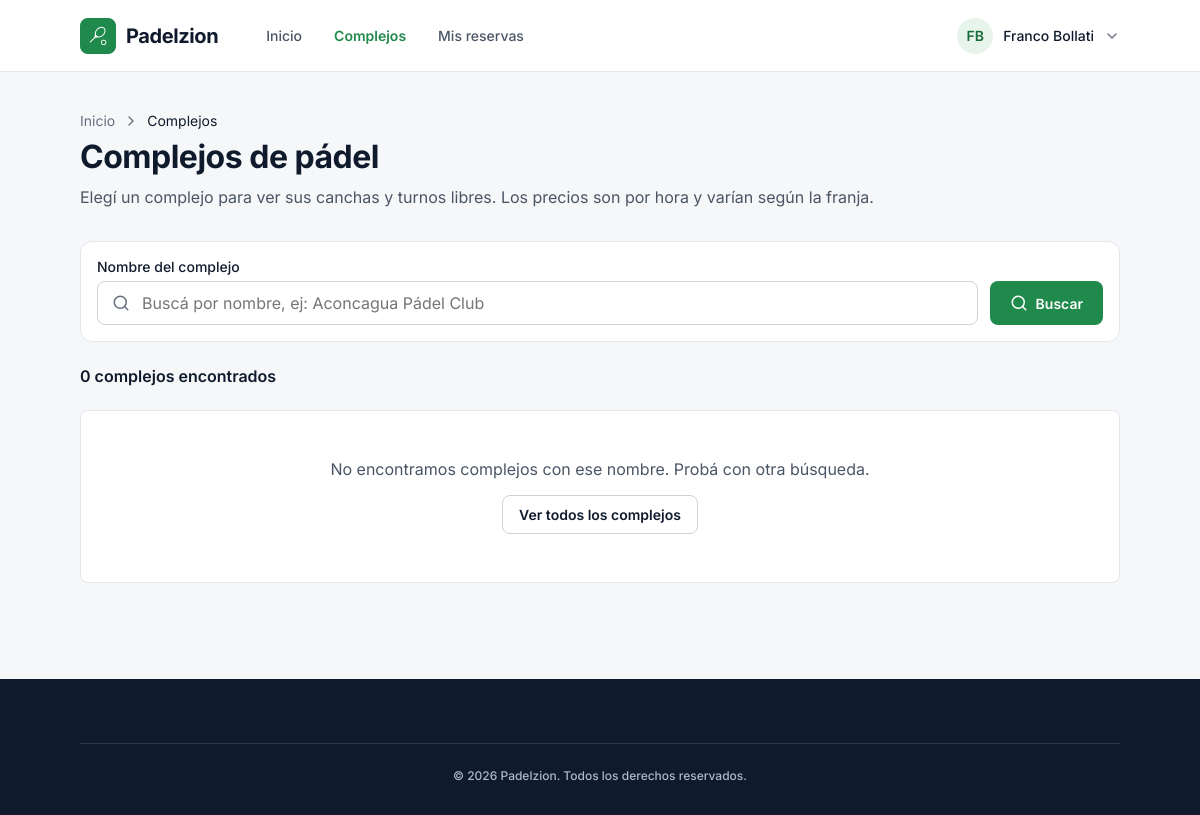
Page /complejos.php (signed in) on the earlier database version.
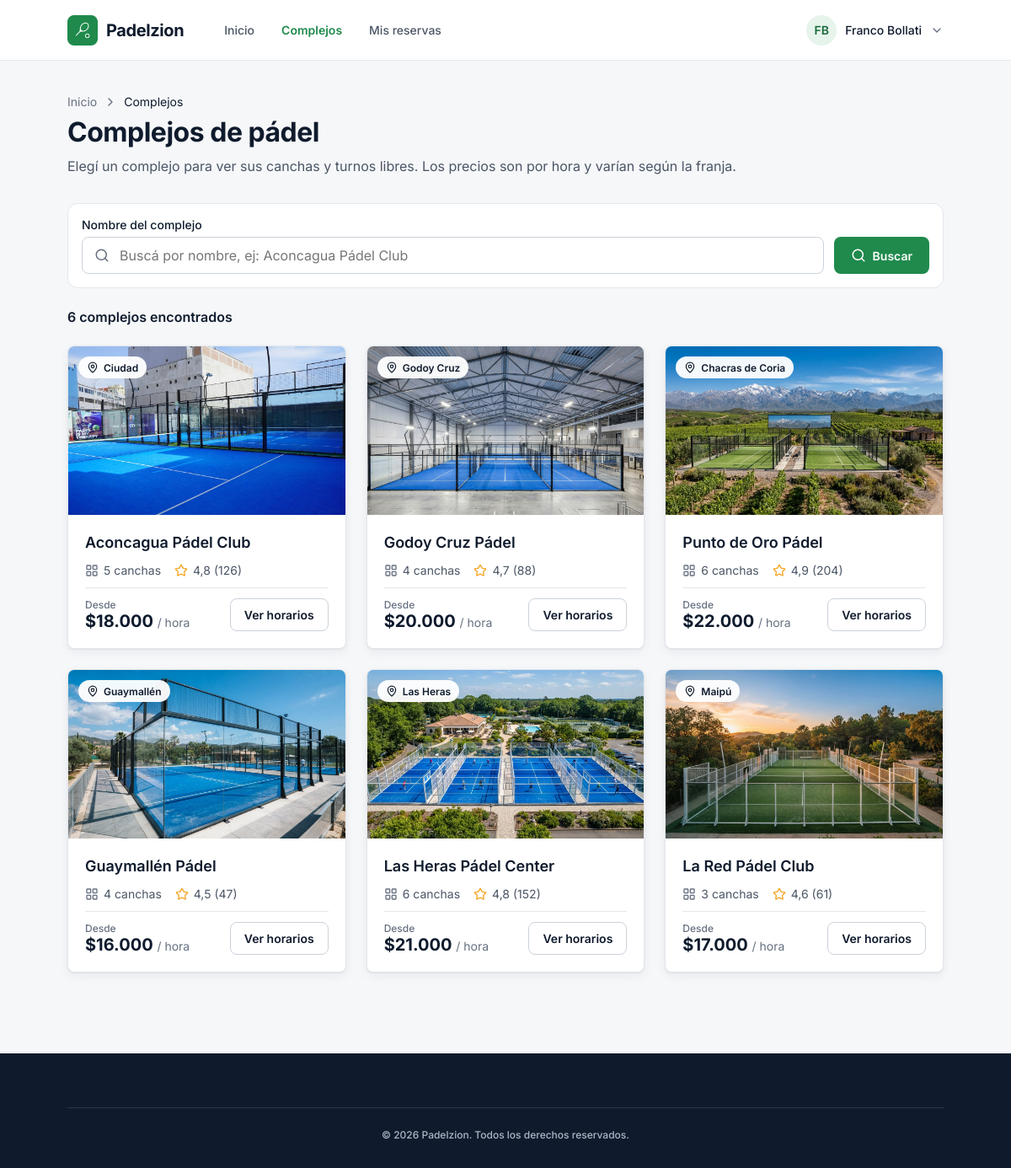
Same page on the later database version.
### tables this page shows
CREATE TABLE IF NOT EXISTS imagenes (
  id INT AUTO_INCREMENT PRIMARY KEY,
  complejo_id INT NOT NULL,
  archivo VARCHAR(100) NOT NULL,
  portada TINYINT(1) NOT NULL DEFAULT 0,
  FOREIGN KEY (complejo_id) REFERENCES complejos(id)
);

CREATE TABLE IF NOT EXISTS complejos (
  id INT AUTO_INCREMENT PRIMARY KEY,
  nombre VARCHAR(100) NOT NULL,
  zona VARCHAR(50) NOT NULL,
  direccion VARCHAR(150) NOT NULL,
  descripcion TEXT NOT NULL,
  cantidad_canchas INT NOT NULL,
  puntaje DECIMAL(2,1) NOT NULL,
  opiniones INT NOT NULL,
  precio_desde INT NOT NULL
);

### includes/card-complejo.php (the view)
<a class="card" href="complejo.php?id=<?php echo $complejo["id"]; ?>">
  <div class="card-imagen">
    <img src="img/<?php echo $complejo["imagen"]; ?>" alt="<?php echo $complejo["nombre"]; ?>">
    <span class="etiqueta"><img src="img/iconos/ubicacion.svg" alt=""> <?php echo $complejo["zona"]; ?></span>
  </div>
  <div class="card-cuerpo">
    <h3><?php echo $complejo["nombre"]; ?></h3>
    <div class="card-rasgos">
      <span><img src="img/iconos/canchas.svg" alt=""> <?php echo $complejo["cantidad_canchas"]; ?> canchas</span>
      <span><img src="img/iconos/estrella.svg" alt=""> <?php echo number_format($complejo["puntaje"], 1, ",", "."); ?> (<?php echo $complejo["opiniones"]; ?>)</span>
    </div>
    <div class="card-pie">
      <div>
        <p class="card-desde">Desde</p>
        <p class="card-precio">$<?php echo number_format($complejo["precio_desde"], 0, ",", "."); ?> <span>/ hora</span></p>
      </div>
      <span class="boton-borde">Ver horarios</span>
    </div>
  </div>
</a>

### complejos.php (shortened to what this page needs)
<?php
include "config/conexion.php";
$pagina = "complejos";
$buscar = "";
$filtro = "%" . $buscar . "%";
$sql = "SELECT complejos.*, imagenes.archivo AS imagen FROM complejos
        JOIN imagenes ON imagenes.complejo_id = complejos.id AND imagenes.portada = 1
        WHERE complejos.nombre LIKE ? ORDER BY complejos.id";
$stmt = $conn->prepare($sql);
$stmt->bind_param("s", $filtro);
$stmt->execute();
$complejos = $stmt->get_result();
$total = $complejos->num_rows;
?>
<!DOCTYPE html>
<html lang="es">
<head>
  <link rel="stylesheet" href="css/estilos.css">
</head>
<body class="fondo-gris">
  <?php include "includes/navbar.php"; ?>
  <main class="contenido">
    <div class="encabezado-pagina">
      <div class="breadcrumb">
        <a href="index.php">Inicio</a>
        <img src="img/iconos/flecha-derecha.svg" alt="">
        <span>Complejos</span>
      </div>
      <h1>Complejos de pádel</h1>
      <p>Elegí un complejo para ver sus canchas y turnos libres. Los precios son por hora y varían según la franja.</p>
    </div>
    <form class="filtros" action="complejos.php" method="GET">
      <div class="campo">
        <label for="buscar">Nombre del complejo</label>
        <div class="campo-input">
          <img src="img/iconos/buscar.svg" alt="">
          <input type="text" id="buscar" name="buscar" placeholder="Buscá por nombre, ej: Aconcagua Pádel Club" value="<?php echo htmlspecialchars($buscar); ?>">
        </div>
      </div>
      <button type="submit" class="boton-buscar"><img src="img/iconos/buscar-blanco.svg" alt=""> Buscar</button>
    </form>
    <?php if ($total == 1) { ?>
      <p class="resultados-total">1 complejo encontrado</p>
    <?php } else { ?>
      <p class="resultados-total"><?php echo $total; ?> complejos encontrados</p>
    <?php } ?>
    <?php if ($total == 0) { ?>
      <div class="sin-resultados">
        <p>No encontramos complejos con ese nombre. Probá con otra búsqueda.</p>
        <a href="complejos.php" class="boton-borde">Ver todos los complejos</a>
      </div>
    <?php } else { ?>
      <div class="grilla-complejos">
        <?php while ($complejo = $complejos->fetch_assoc()) { ?>
          <?php include "includes/card-complejo.php"; ?>
        <?php } ?>
      </div>
    <?php } ?>
  </main>
  <?php include "includes/footer.php"; ?>
</body>
</html>

### includes/navbar.php (shortened to what this page needs)
<nav class="navbar">
  <div class="navbar-izquierda">
    <a href="index.php" class="logo">
      <img src="img/iconos/logo.png" alt="Padelzion">
      <span>Padelzion</span>
    </a>
    <div class="navbar-links">
      <a href="index.php" class="<?php if ($pagina == "inicio") echo "activo"; ?>">Inicio</a>
      <a href="complejos.php" class="<?php if ($pagina == "complejos") echo "activo"; ?>">Complejos</a>
      <a href="mis-reservas.php" class="<?php if ($pagina == "mis-reservas") echo "activo"; ?>">Mis reservas</a>
    </div>
  </div>
  <div class="usuario">
    <div class="usuario-boton">
      <span class="avatar"><?php echo $_SESSION["usuario_iniciales"]; ?></span>
      <span><?php echo $_SESSION["usuario_nombre"]; ?></span>
      <img src="img/iconos/flecha-abajo.svg" alt="">
    </div>
  </div>
</nav>

### includes/footer.php
<footer class="footer">
  <p>© 2026 Padelzion. Todos los derechos reservados.</p>
</footer>

Differences in the rows shown:
added imagenes: archivo (picture), complejo.zona "Ciudad", complejo.nombre "Aconcagua Pádel Club", complejo.cantidad_canchas "5", complejo.puntaje "4,8", complejo.opiniones "126", complejo.precio_desde "18.000"
added imagenes: archivo (picture), complejo.zona "Godoy Cruz", complejo.nombre "Godoy Cruz Pádel", complejo.cantidad_canchas "4", complejo.puntaje "4,7", complejo.opiniones "88", complejo.precio_desde "20.000"
added imagenes: archivo (picture), complejo.zona "Chacras de Coria", complejo.nombre "Punto de Oro Pádel", complejo.cantidad_canchas "6", complejo.puntaje "4,9", complejo.opiniones "204", complejo.precio_desde "22.000"
added imagenes: archivo (picture), complejo.zona "Guaymallén", complejo.nombre "Guaymallén Pádel", complejo.cantidad_canchas "4", complejo.puntaje "4,5", complejo.opiniones "47", complejo.precio_desde "16.000"
added imagenes: archivo (picture), complejo.zona "Las Heras", complejo.nombre "Las Heras Pádel Center", complejo.cantidad_canchas "6", complejo.puntaje "4,8", complejo.opiniones "152", complejo.precio_desde "21.000"
added imagenes: archivo (picture), complejo.zona "Maipú", complejo.nombre "La Red Pádel Club", complejo.cantidad_canchas "3", complejo.puntaje "4,6", complejo.opiniones "61", complejo.precio_desde "17.000"
Other differences:
$total: "0" → "6"
text no longer shown: "No encontramos complejos con ese nombre. Probá con otra búsqueda. Ver todos los complejos"
